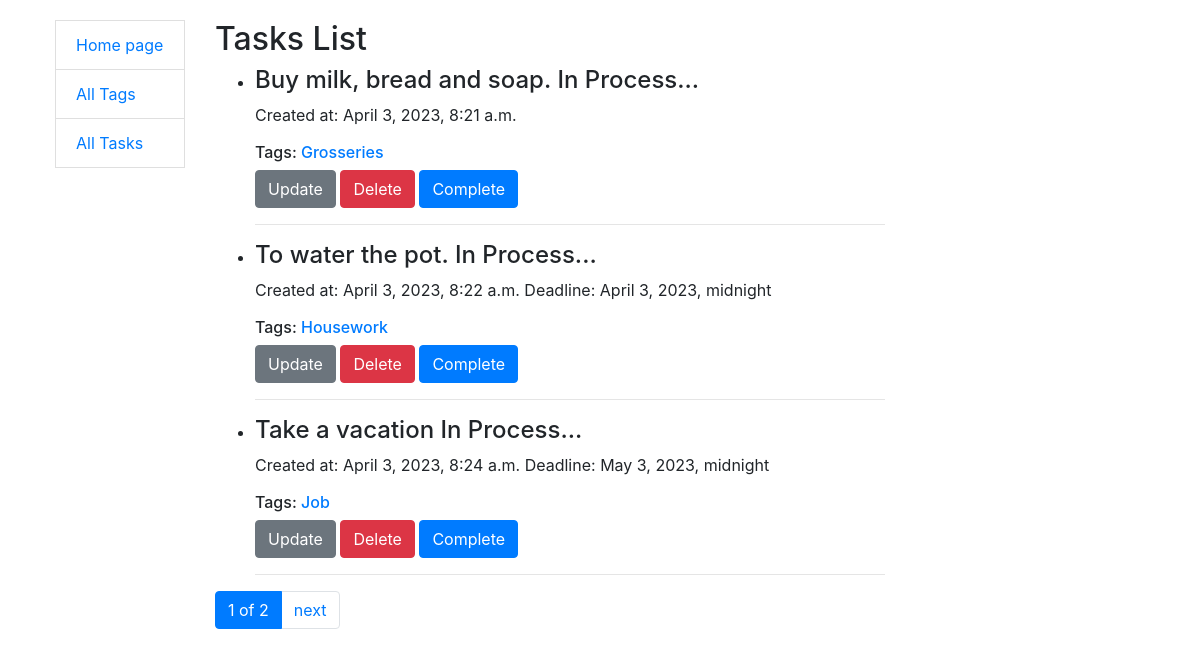
/tasks/, run on the app's committed database.
### case/models.py (models this page shows, shortened)
class Task(models.Model):
    content = models.TextField(max_length=63)
    created_time = models.DateTimeField(auto_now_add=True)
    deadline = models.DateTimeField(blank=True, null=True)
    is_done = models.BooleanField(default=False)
    tags = models.ManyToManyField(Tag, related_name="tasks")
    class Meta:
        ordering = ["created_time"]

class Tag(models.Model):
    name = models.CharField(max_length=63)
    class Meta:
        ordering = ["name"]

### case/views.py (the view)
# urls.py: path("tasks/", TaskListView.as_view(), name="task-list"),
class TaskListView(generic.ListView):
    model = Task
    paginate_by = 3

### templates/case/task_list.html
{% extends "base.html" %}
{% block content %}
  <h2>
    Tasks List
  </h2>
  {% if task_list %}
    <ul>
      {% for task in task_list %}
        <li>
          <h4>
            {{ task.content }}
            {% if task.is_done %}
              Done
            {% else %}
              In Process...
            {% endif %}
          </h4>
          <p>
            Created at: {{ task.created_time }}
            {% if task.deadline %}
              Deadline: {{ task.deadline }}
            {% endif %}
          </p>
          <h6>
            Tags:
              {% for tag in task.tags.all %}
                <a href="{% url "case:tag-detail" pk=tag.id %}">{{ tag.name }}</a>
              {% empty %}
                None
              {% endfor %}
          </h6>
          <p>
            <a href="{% url "case:task-update" pk=task.id %}" class="btn btn-secondary">
              Update
            </a>
            <a href="{% url "case:task-delete" pk=task.id %}" class="btn btn-danger">
              Delete
            </a>
            {% if task.is_done %}
              <a href="{% url "case:task-change" pk=task.id %}" class="btn btn-secondary">
                Undo
              </a>
            {% else %}
              <a href="{% url "case:task-change" pk=task.id %}" class="btn btn-primary">
                Complete
              </a>
            {% endif %}
          </p>
          <hr>
        </li>
      {% endfor %}
    </ul>
  {% else %}
    <p>There are no tasks in To-do list</p>
  {% endif %}
{% endblock %}l>

### templates/base.html (shortened to what this page needs)
<!doctype html>
<html lang="en">
<head>
  <link rel="stylesheet"
      href="https://cdn.jsdelivr.net/npm/bootstrap@4.5.3/dist/css/bootstrap.min.css"
>
  {% load static %}
  <link rel="stylesheet" href="{% static 'css/style.css' %}">
</head>
<body>
  <div class="container-fluid">
  <div class="row">
    <div class="col-sm-2">
      {% block sidebar %}
        {% include "includes/sidebar.html" %}
      {% endblock %}
      </div>
      <div class="col-sm-7">
        {% block content %}{% endblock %}
      {% block pagination %}
        {% include "includes/pagination.html" %}
      {% endblock %}
      </div>
    </div>
  </div>
</body>
</html>

### templates/includes/sidebar.html
<ul>
  <li class="list-group-item"><a href="{% url "case:index" %}">Home page</a></li>
  <li class="list-group-item"><a href="{% url 'case:tag-list' %}">All Tags</a></li>
  <li class="list-group-item"><a href="{% url 'case:task-list' %}">All Tasks</a></li>
</ul>

### templates/includes/pagination.html (shortened to what this page needs)
{% if is_paginated %}
  <ul class="pagination">
    <li class="page-item active">
      <span class="page-link">{{ page_obj.number }} of {{ paginator.num_pages }}</span>
    </li>
    {% if page_obj.has_next %}
      <li class="page-item">
        <a href="?page={{ page_obj.next_page_number }}" class="page-link">next</a>
      </li>
    {% endif %}
  </ul>
{% endif %}

### static/css/style.css (style rules this page uses)
body { margin-top: 20px; }

### data on the page
Task: content "Buy milk, bread and soap.", is_done "In Process...", created_time "April 3, 2023, 8:21 a.m."
Tag: name "Grosseries"
Task: content "To water the pot.", is_done "In Process...", created_time "April 3, 2023, 8:22 a.m.", deadline "April 3, 2023, midnight"
Tag: name "Housework"
Task: content "Take a vacation", is_done "In Process...", created_time "April 3, 2023, 8:24 a.m.", deadline "May 3, 2023, midnight"
Tag: name "Job"

### other printed values
{{ page_obj.number }} "1"
{{ paginator.num_pages }} "2"
